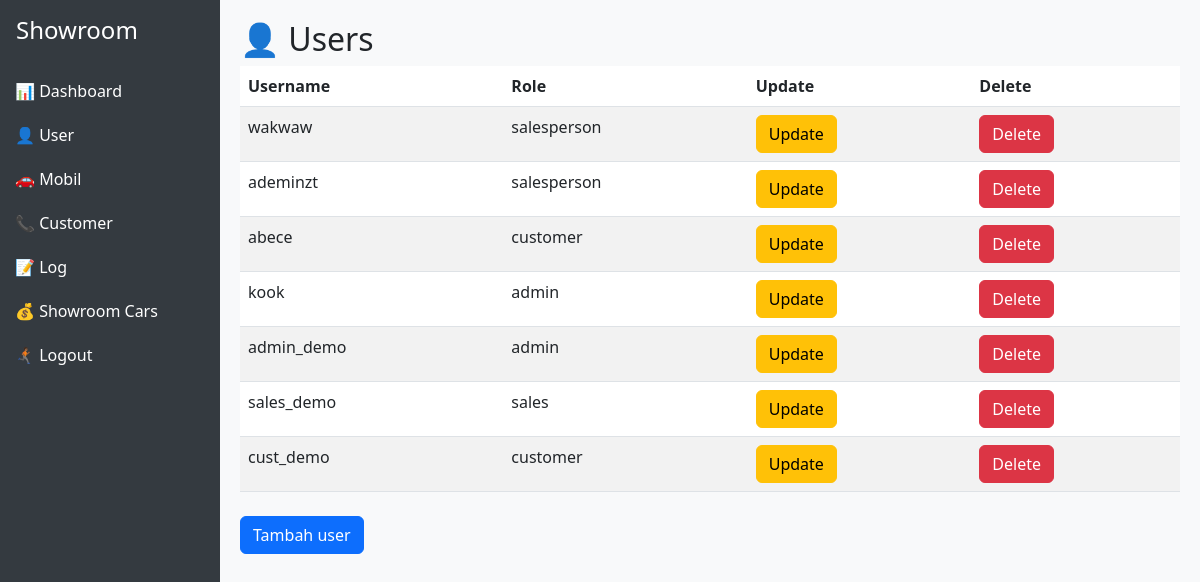
The app's page /dashboard/user_list/ (signed in) with its own data.
### users/models.py (models this page shows, shortened)
class User(AbstractUser):
    ROLE_CHOICES = (
        ("admin", "Admin"),
        ("salesperson", "Salesperson"),
        ("customer", "Customer"),
    )
    role = models.CharField(max_length=20, choices=ROLE_CHOICES, default="customer")

### cars/views.py (the view)
    def wrapper(request, *args, **kwargs):
        if request.user.is_authenticated and (request.user.is_superuser or request.user.role in ["admin"]):
            return view_func(request, *args, **kwargs)
        return redirect("carList")

### cars/views.py (called while the page is built)
def admin_required(view_func):
    def wrapper(request, *args, **kwargs):
        if request.user.is_authenticated and (request.user.is_superuser or request.user.role in ["admin"]):
            return view_func(request, *args, **kwargs)
        return redirect("carList")
    return wrapper

### users/views.py (called while the page is built)
@admin_required
def userlist_view(request):
    context = {
        'users' : User.objects.all()
    }
    return render(request,'users/user_index.html',context)

### users/templates/users/user_index.html
{% extends "base.html" %}
{% block content %}
<h2>👤 Users</h2>
<table class="table table-striped">
  <thead>
    <tr>
      <th>Username</th>
      <th>Role</th>
      <th>Update</th>
      <th>Delete</th>
    </tr>
  </thead>
  <tbody>
    {% for user in users %}
    <tr>
      <td>{{ user.username }}</td>
      <td>{{ user.role }}</td>
      <td><a href="{% url 'update_user' user.id %}" class="btn btn-warning">Update</td>
      <td><a href="{% url 'delete_user' user.id %}" class="btn btn-danger">Delete</td>
    </tr>
    {% endfor %}
  </tbody>
</table>
<a href="{% url 'register'%}" class="btn btn-primary mt-2">Tambah user</a>
{% endblock content %}

### templates/base.html (style rules this page uses)
body { min-height: 100vh; display: flex; }

### records on screen
User: username "wakwaw", role "salesperson"
User: username "ademinzt", role "salesperson"
User: username "abece", role "customer"
User: username "kook", role "admin"
User: username "admin_demo", role "admin"
User: username "sales_demo", role "sales"
User: username "cust_demo", role "customer"
